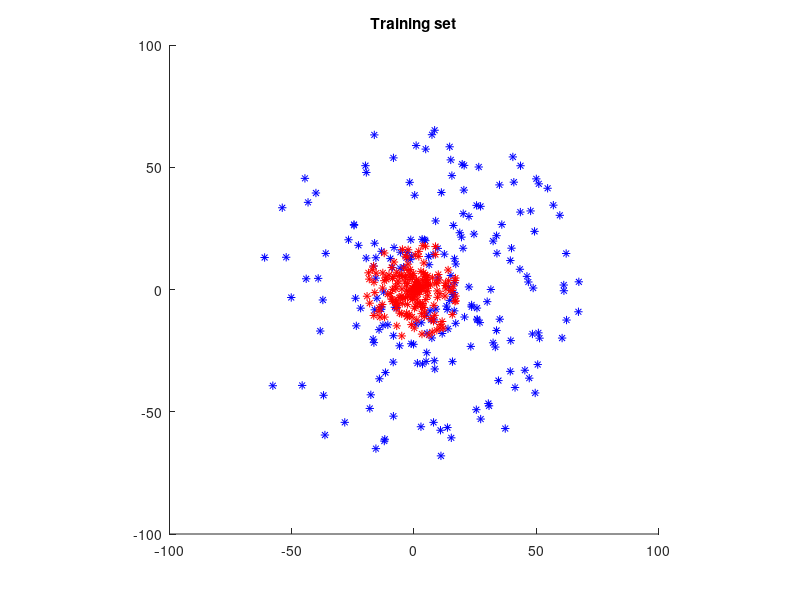

MATLAB code for this plot: (Note: this script raises an error after producing the figure.)
% loading the training sets

load('res/data3.mat')

tr_n = size(dat,1);
weak_learner_n = 3;

samples = dat(:,1:2);

labels = dat(:,3);
labels( (dat(:,3) == 1),1) = 2;
labels((dat(:,3) == -1),1) = 1;

te_labels = labels;

% Displaying the training sets
figure;
hold on; axis square;
indices = labels==1;
plot(samples(indices,1),samples(indices,2),'b*');
indices = ~indices;
plot(samples(indices,1),samples(indices,2),'r*');
title('Training set');

% Training error rates
label_error = zeros(1,weak_learner_n);

for i=1:weak_learner_n
	m = adaboost(@weak_classifier,@testing_weak,samples,labels,i);
    [L_tr,hits,pred_labels] = test(m,@testing_weak,samples,labels);
	label_error(i) = (tr_n-hits)/tr_n;
end

figure;
hold on; axis square;
indices = pred_labels==1;
plot(samples(indices,1),samples(indices,2),'b*');
indices = ~indices;
plot(samples(indices,1),samples(indices,2),'r*');
title('Training set after adaboost');


figure(); 
plot(1:weak_learner_n,label_error);
axis([1,weak_learner_n,0,1]);
title('Training Error');
xlabel('weak classifier number');
ylabel('error rate');
grid on;
